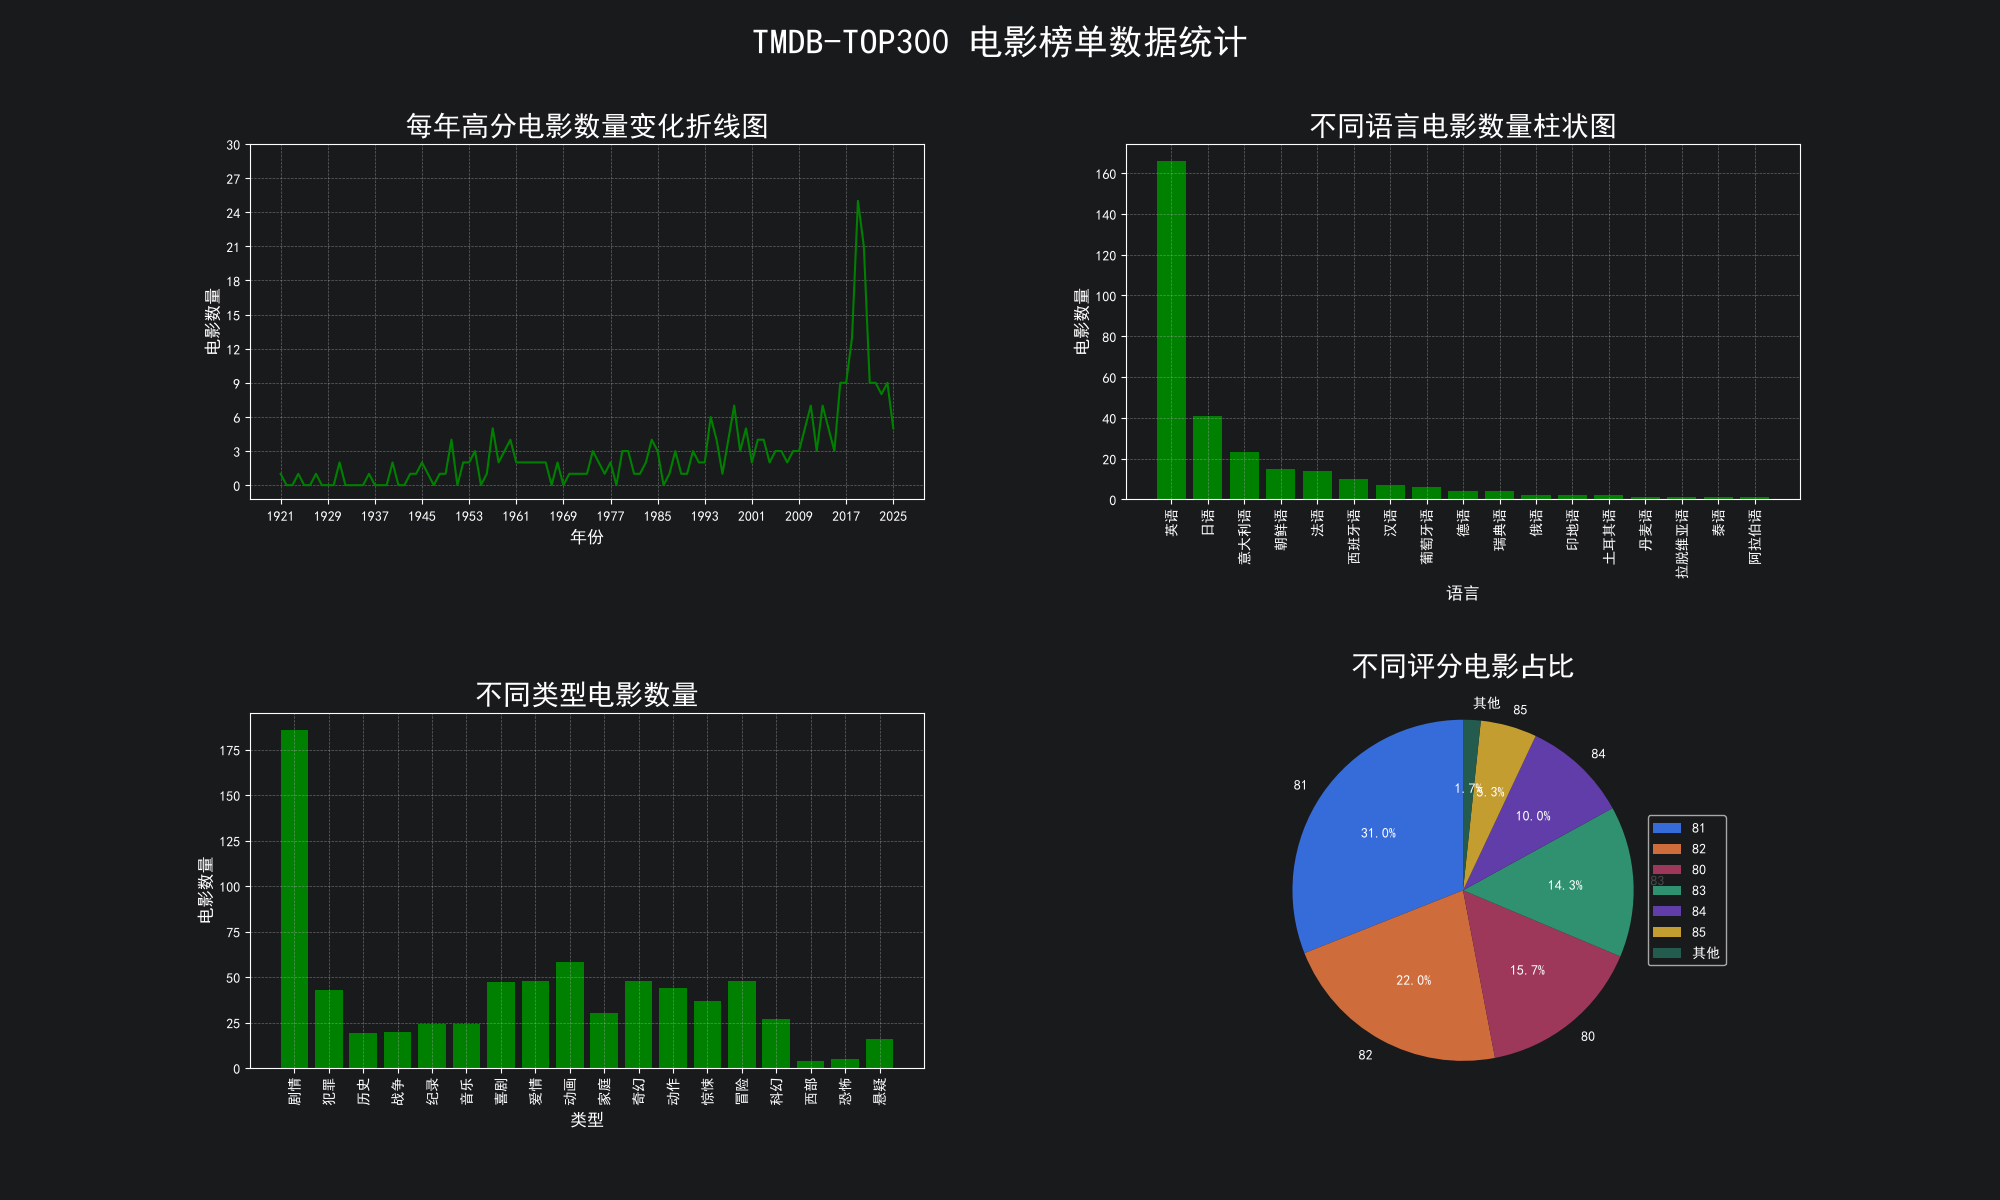

The script that saved this image:
from matplotlib.axes import Axes
import pandas as pd
import matplotlib.pyplot as plt


def load_movie_data(file_path: str) -> pd.DataFrame:
    print(f"正在加载文件：{file_path}")
    df = pd.read_csv(
        file_path,
        usecols=['电影名', '年份', '上映时间', '类型', '时长', '评分', '语言'],
        dtype={'年份': 'Int64'}
    )
    print("原始缺失值：")
    print(df.isnull().sum())

    # 填充年份：优先用上映时间前4位
    df['年份'] = df['年份'].astype('object').fillna(df['上映时间'].str[0:4])
    # 转成字符串，防止混合类型报错
    df['年份'] = df['年份'].astype(str)
    print("数据加载完成，总行数：", len(df))
    return df


def plot_year_trend(ax: Axes, df: pd.DataFrame):
    year_count = df.groupby('年份')['年份'].count()
    # 转数字，过滤掉无法转数字的脏数据
    year_count.index = pd.to_numeric(year_count.index, errors='coerce')
    year_count = year_count.dropna()
    if len(year_count) == 0:
        ax.text(0.5, 0.5, "无有效年份数据", ha="center")
        return

    min_year = int(year_count.index.min())
    max_year = int(year_count.index.max())
    x = [i for i in range(min_year, max_year + 1)]
    y = [int(year_count.get(i, 0)) for i in x]

    ax.plot(x, y, color='green')
    ax.set_title('每年高分电影数量变化折线图', fontsize=20)
    ax.set_xlabel('年份', fontsize=12)
    ax.set_ylabel('电影数量', fontsize=12)
    ax.set_xticks(x[::8])
    y_ticks = list(range(0, 31, 3))
    ax.set_yticks(y_ticks)
    ax.grid(linestyle='--', alpha=0.5)


def plot_language_bar(ax: Axes, df: pd.DataFrame):
    language_count = df.groupby('语言')['语言'].count().sort_values(ascending=False)
    x_language = language_count.index.tolist()
    y_language_count = language_count.values.tolist()

    ax.bar(x_language, y_language_count, color='green', width=0.8)
    ax.set_title('不同语言电影数量柱状图', fontsize=20)
    ax.set_xlabel('语言', fontsize=12)
    ax.set_ylabel('电影数量', fontsize=12)
    ax.grid(linestyle='--', alpha=0.5)
    ax.tick_params(axis='x', rotation=90)


def plot_genre_bar(ax: Axes, df: pd.DataFrame):
    type_count = {}
    for types in df['类型'].str.split(','):
        for t in types:
            t = t.strip()
            type_count[t] = type_count.get(t, 0) + 1
    sorted_type = sorted(type_count.items(), key=lambda item: item[1], reverse=True)
    x_type = [item[0] for item in sorted_type]
    y_type = [item[1] for item in sorted_type]

    ax.bar(x_type, y_type, color='green')
    ax.set_title('不同类型电影数量', fontsize=20)
    ax.set_xlabel('类型', fontsize=12)
    ax.set_ylabel('电影数量', fontsize=12)
    ax.grid(linestyle='--', alpha=0.5)
    ax.tick_params(axis='x', rotation=90)


def plot_score_pie(ax: Axes, df: pd.DataFrame):
    score_count = df.groupby('评分')['评分'].count().sort_values(ascending=False)
    total = score_count.sum()
    threshold = total * 0.02

    large_scores = score_count[score_count >= threshold].copy()
    small_sum = score_count[score_count < threshold].sum()
    if small_sum > 0:
        large_scores['其他'] = small_sum

    scores = large_scores.index.tolist()
    scores_values = large_scores.values.tolist()

    ax.pie(
        scores_values,
        labels=scores,
        autopct='%1.1f%%',
        shadow=False,
        startangle=90,
        radius=1.2
    )
    ax.set_title('不同评分电影占比', fontsize=20, y=1.08)
    ax.legend(loc='center left', bbox_to_anchor=(1, 0.5))


def draw_tmdb_report(data_path: str, save_img_path: str = "TMDB-TOP300.png"):
    # 字体容错：优先SimHei，找不到就用默认
    try:
        plt.rcParams['font.sans-serif'] = ['SimHei']
        plt.rcParams['axes.unicode_minus'] = False
    except Exception as e:
        print("SimHei字体加载失败，中文会变成方框，不影响运行：", e)

    df = load_movie_data(data_path)

    fig, axes = plt.subplots(nrows=2, ncols=2, figsize=(20, 12), dpi=100)
    fig.suptitle('TMDB-TOP300 电影榜单数据统计', fontsize=25, x=0.5, y=0.98)
    fig.subplots_adjust(hspace=0.6, wspace=0.3)

    ax1: Axes = axes[0, 0]
    ax2: Axes = axes[0, 1]
    ax3: Axes = axes[1, 0]
    ax4: Axes = axes[1, 1]

    plot_year_trend(ax1, df)
    plot_language_bar(ax2, df)
    plot_genre_bar(ax3, df)
    plot_score_pie(ax4, df)

    plt.savefig(save_img_path, bbox_inches="tight")
    print(f"图片已经保存到：{save_img_path}")
    # 重点：如果plt.show不弹窗，可以先注释掉show，直接去文件夹看图片是否生成
    plt.show()


if __name__ == "__main__":
    try:
        CSV_PATH = r"C:\Users\LENOVO\Desktop\movies.csv"
        draw_tmdb_report(CSV_PATH)
    except Exception as err:
        print("程序报错：", err)
        input("按回车关闭窗口（防止控制台一闪而过）")
